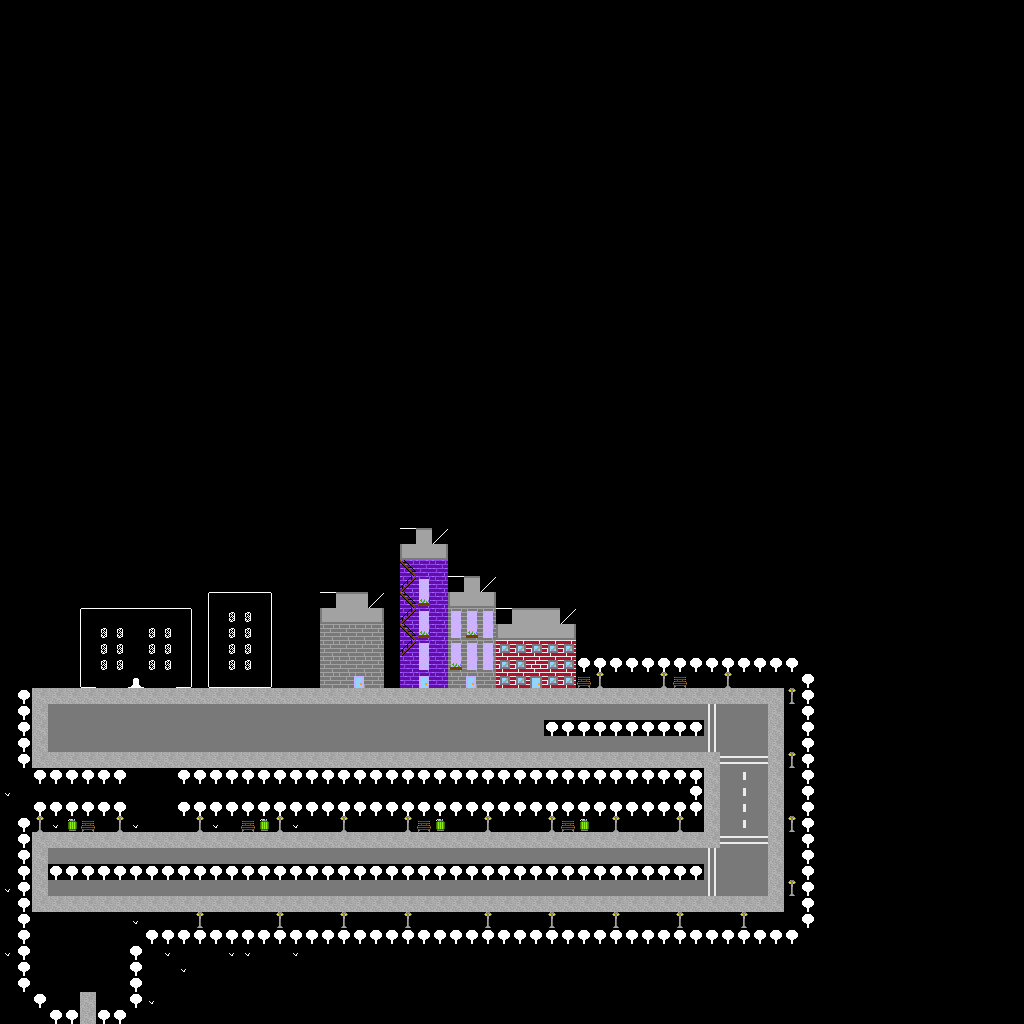

This game map was drawn from its Tiled (.tmx) file and the tilesets committed beside it. A one-line description and the trimmed map source follow:
An orthogonal 64x64 tile map with 16x16 px tiles, 2 tile layers (main, collision) and 1 object (suburb).

<map version="1.8" tiledversion="1.8.0" orientation="orthogonal" renderorder="right-down" width="64" height="64" tilewidth="16" tileheight="16" infinite="0" nextlayerid="6" nextobjectid="3">
 <tileset firstgid="1" source="tileset.tsx" />
 <layer id="1" name="main" width="64" height="64">
  <data>[4096 cells, 4066 non-empty, 16 distinct tile ids]</data>
 </layer>
 <layer id="2" name="collision" width="64" height="64">
  <data>[4096 cells, 364 non-empty, 35 distinct tile ids]</data>
 </layer>
 <objectgroup id="4" name="enemy" />
 <objectgroup id="3" name="suburb">
  <object id="1" name="suburb" x="80.2752" y="1012.39" width="16.5138" height="10.5505" />
 </objectgroup>
</map>
